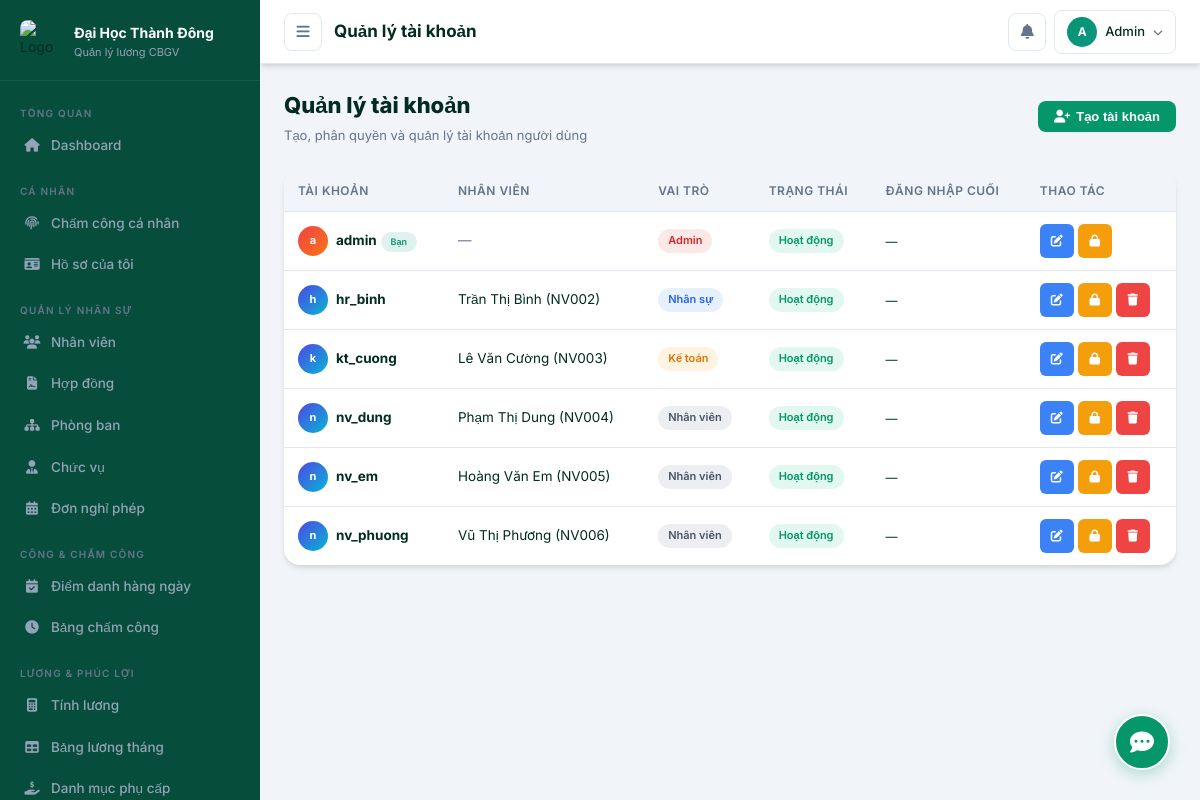
The page /admin/pages/accounts.php (signed in) on the database its author committed.
### tables this page shows
CREATE TABLE IF NOT EXISTS tai_khoan (
    id INT AUTO_INCREMENT PRIMARY KEY,
    ten_dang_nhap VARCHAR(50) NOT NULL UNIQUE,
    mat_khau VARCHAR(255) NOT NULL,
    id_nhan_vien INT DEFAULT NULL,
    vai_tro ENUM('admin','hr','ketoan','nhanvien') DEFAULT 'nhanvien',
    trang_thai TINYINT(1) DEFAULT 1,
    lan_dang_nhap_cuoi TIMESTAMP NULL,
    ngay_tao TIMESTAMP DEFAULT CURRENT_TIMESTAMP,
    FOREIGN KEY (id_nhan_vien) REFERENCES nhan_vien(id) ON DELETE SET NULL
);

CREATE TABLE IF NOT EXISTS nhan_vien (
    id INT AUTO_INCREMENT PRIMARY KEY,
    ma_nv VARCHAR(20) NOT NULL UNIQUE,
    ho_ten VARCHAR(100) NOT NULL,
    ngay_sinh DATE,
    gioi_tinh ENUM('Nam','Nữ','Khác') DEFAULT 'Nam',
    cccd VARCHAR(20),
    so_dien_thoai VARCHAR(15),
    email VARCHAR(100),
    dia_chi TEXT,
    id_phong_ban INT,
    id_chuc_vu INT,
    luong_co_ban DECIMAL(15,2) DEFAULT 0,
    ngay_vao_lam DATE,
    trang_thai ENUM('Đang làm','Nghỉ việc','Tạm nghỉ') DEFAULT 'Đang làm',
    hinh_anh VARCHAR(255) DEFAULT NULL,
    ngay_tao TIMESTAMP DEFAULT CURRENT_TIMESTAMP,
    FOREIGN KEY (id_phong_ban) REFERENCES phong_ban(id) ON DELETE SET NULL,
    FOREIGN KEY (id_chuc_vu) REFERENCES chuc_vu(id) ON DELETE SET NULL
);

### includes/functions.php (called while the page is built, shortened)
<?php
function clean($data) {
    return htmlspecialchars($data ?? '', ENT_QUOTES, 'UTF-8');
}
function formatDateTime($datetime) {
    if (!$datetime || $datetime == '0000-00-00 00:00:00') return '—';
    return date('d/m/Y H:i', strtotime($datetime));
}

### admin/pages/accounts.php (the view, shortened to what this page needs)
<?php
require_once __DIR__ . '/../../includes/functions.php';
$db = getDB();
$list = $db->query("SELECT tk.*, nv.ho_ten, nv.ma_nv FROM tai_khoan tk LEFT JOIN nhan_vien nv ON tk.id_nhan_vien=nv.id ORDER BY tk.id")->fetchAll();
$vaiTroLabels = ['admin'=>'Admin','hr'=>'Nhân sự','ketoan'=>'Kế toán','nhanvien'=>'Nhân viên'];
?>
<!DOCTYPE html>
<html lang="vi">
<head><meta charset="UTF-8"><meta name="viewport" content="width=device-width, initial-scale=1.0">
<link rel="stylesheet" href="../../assets/css/style.css">
<link rel="stylesheet" href="https://cdnjs.cloudflare.com/ajax/libs/font-awesome/6.5.0/css/all.min.css">
</head>
<body>
<div class="layout">
  <?php include '../includes/sidebar.php'; ?>
  <div class="main-content">
    <?php include '../includes/header.php'; ?>
    <div class="page-content">
      <div class="page-header">
        <div><h1>Quản lý tài khoản</h1><p>Tạo, phân quyền và quản lý tài khoản người dùng</p></div>
        <button class="btn btn-primary" onclick="openModal('modalTK')"><i class="fas fa-user-plus"></i> Tạo tài khoản</button>
      </div>
      <div class="card">
        <div class="table-responsive">
          <table class="table">
            <thead><tr><th>Tài khoản</th><th>Nhân viên</th><th>Vai trò</th><th>Trạng thái</th><th>Đăng nhập cuối</th><th>Thao tác</th></tr></thead>
            <tbody>
              <?php foreach ($list as $tk): ?>
              <tr>
                <td>
                  <div style="display:flex;align-items:center;gap:8px;">
                    <div class="avatar avatar-sm" style="background:<?= $tk['vai_tro']==='admin' ? 'linear-gradient(135deg,#ef4444,#f97316)' : 'linear-gradient(135deg,#4f46e5,#06b6d4)' ?>;"><?= mb_substr($tk['ten_dang_nhap'],0,1) ?></div>
                    <div>
                      <b><?= clean($tk['ten_dang_nhap']) ?></b>
                      <?php if ($tk['id'] == $_SESSION['user_id']): ?><span class="badge badge-primary" style="font-size:9px;">Bạn</span><?php endif; ?>
                    </div>
                  </div>
                </td>
                <td><?= $tk['ho_ten'] ? clean($tk['ho_ten']).' ('.clean($tk['ma_nv']).')' : '<span style="color:var(--gray);">—</span>' ?></td>
                <td>
                  <?php $vr = $tk['vai_tro'];
                  $clsMap = ['admin'=>'danger','hr'=>'info','ketoan'=>'warning','nhanvien'=>'secondary'];
                  ?>
                  <span class="badge badge-<?= $clsMap[$vr] ?? 'secondary' ?>"><?= $vaiTroLabels[$vr] ?? $vr ?></span>
                </td>
                <td>
                  <?= $tk['trang_thai'] ? '<span class="badge badge-success">Hoạt động</span>' : '<span class="badge badge-danger">Bị khóa</span>' ?>
                </td>
                <td style="font-size:12px;"><?= formatDateTime($tk['lan_dang_nhap_cuoi']) ?></td>
                <td>
                  <div style="display:flex;gap:4px;">
                    <button class="btn btn-sm btn-info btn-icon" data-tooltip="Sửa" onclick='openEditTK(<?= json_encode($tk,JSON_UNESCAPED_UNICODE) ?>)'><i class="fas fa-edit"></i></button>
                    <form method="POST" style="display:inline;">
                      <button type="submit" class="btn btn-sm btn-warning btn-icon" data-tooltip="<?= $tk['trang_thai'] ? 'Khóa' : 'Mở khóa' ?>"><i class="fas fa-<?= $tk['trang_thai'] ? 'lock' : 'unlock' ?>"></i></button>
                    </form>
                    <?php if ($tk['id'] != $_SESSION['user_id']): ?>
                    <button class="btn btn-sm btn-danger btn-icon" data-tooltip="Xóa" onclick="confirmDelTK(<?= $tk['id'] ?>,'<?= addslashes($tk['ten_dang_nhap']) ?>')"><i class="fas fa-trash"></i></button>
                    <?php endif; ?>
                  </div>
                </td>
              </tr>
              <?php endforeach; ?>
            </tbody>
          </table>
        </div>
      </div>
    </div>
  </div>
</div>
</body></html>

### assets/css/style.css (style rules this page uses)
:root { --primary: #059669; --primary-dark: #047857; --primary-light: #34d399; --secondary: #0d9488; --success: #10b981; --warning: #f59e0b; --danger: #ef4444; --info: #3b82f6; --dark: #022c22; --dark2: #064e3b; --dark3: #065f46; --gray: #64748b; --gray-light: #94a3b8; --border: #e2e8f0; --bg: #f1f5f9; --white: #ffffff; --sidebar-w: 260px; --header-h: 64px; --radius: 16px; --radius-sm: 10px; --shadow: 0 4px 6px -1px rgba(0, 0, 0, 0.1), 0 2px 4px -1px rgba(0, 0, 0, 0.06); --shadow-md: 0 10px 15px -3px rgba(0, 0, 0, 0.1), 0 4px 6px -2px rgba(0, 0, 0, 0.05); --shadow-lg: 0 20px 25px -5px rgba(0, 0, 0, 0.1), 0 10px 10px -5px rgba(0, 0, 0, 0.04); --transition: all .3s cubic-bezier(0.4, 0, 0.2, 1); }
*, *::before, *::after { box-sizing: border-box; margin: 0; padding: 0; }
html { scroll-behavior: smooth; }
body { font-family: 'Inter', sans-serif; background: var(--bg); color: var(--dark); font-size: 14px; line-height: 1.6; min-height: 100vh; }
.layout { display: flex; min-height: 100vh; }
.main-content { margin-left: var(--sidebar-w); flex: 1; display: flex; flex-direction: column; min-height: 100vh; transition: var(--transition); }
.page-content { padding: 24px; flex: 1; }
.page-header { display: flex; align-items: center; justify-content: space-between; margin-bottom: 24px; }
.page-header h1 { font-size: 22px; font-weight: 800; color: var(--dark); }
.page-header p { font-size: 13px; color: var(--gray); margin-top: 2px; }
.card { background: var(--white); border-radius: var(--radius); box-shadow: var(--shadow); overflow: hidden; }
.table-responsive { overflow-x: auto; }
.table { width: 100%; border-collapse: collapse; font-size: 13.5px; }
.table th { background: var(--bg); padding: 11px 14px; font-weight: 600; text-align: left; color: var(--gray); font-size: 12px; text-transform: uppercase; letter-spacing: .5px; border-bottom: 1px solid var(--border); white-space: nowrap; }
.table td { padding: 12px 14px; border-bottom: 1px solid var(--border); color: var(--dark); vertical-align: middle; }
.table tr:last-child td { border-bottom: none; }
.badge { display: inline-flex; align-items: center; gap: 4px; padding: 3px 10px; border-radius: 20px; font-size: 11px; font-weight: 600; }
.badge-success { background: rgba(16,185,129,.12); color: #059669; }
.badge-danger { background: rgba(239,68,68,.12); color: #dc2626; }
.badge-warning { background: rgba(245,158,11,.12); color: #d97706; }
.badge-info { background: rgba(59,130,246,.12); color: #2563eb; }
.badge-secondary { background: rgba(100,116,139,.12); color: #475569; }
.badge-primary { background: rgba(5,150,105,.12); color: #059669; }
.btn { display: inline-flex; align-items: center; gap: 6px; padding: 8px 16px; border-radius: 8px; font-size: 13px; font-weight: 600; cursor: pointer; border: none; transition: var(--transition); outline: none; white-space: nowrap; }
.btn-primary { background: var(--primary); color: #fff; }
.btn-danger { background: var(--danger); color: #fff; }
.btn-warning { background: var(--warning); color: #fff; }
.btn-info { background: var(--info); color: #fff; }
.btn-sm { padding: 5px 10px; font-size: 12px; border-radius: 6px; }
.btn-icon { padding: 7px; width: 34px; height: 34px; justify-content: center; }
.avatar { width: 38px; height: 38px; border-radius: 50%; background: linear-gradient(135deg, var(--primary), var(--secondary)); display: flex; align-items: center; justify-content: center; color: #fff; font-weight: 700; font-size: 14px; flex-shrink: 0; }
.avatar-sm { width: 30px; height: 30px; font-size: 11px; }
[data-tooltip] { position: relative; }
[data-tooltip]::after { content: attr(data-tooltip); position: absolute; bottom: calc(100% + 6px); left: 50%; transform: translateX(-50%); background: var(--dark); color: #fff; font-size: 11px; padding: 4px 8px; border-radius: 5px; white-space: nowrap; pointer-events: none; opacity: 0; transition: var(--transition); z-index: 999; }

### rows shown on the page
tai_khoan: ten_dang_nhap "a", ten_dang_nhap "admin", shows "Bạn", vai_tro "Admin", trang_thai "Hoạt động", lan_dang_nhap_cuoi "—"
tai_khoan: ten_dang_nhap "h", ten_dang_nhap "hr_binh", id_nhan_vien.ho_ten "Trần Thị Bình", id_nhan_vien.ma_nv "NV002", vai_tro "Nhân sự", trang_thai "Hoạt động", lan_dang_nhap_cuoi "—"
tai_khoan: ten_dang_nhap "k", ten_dang_nhap "kt_cuong", id_nhan_vien.ho_ten "Lê Văn Cường", id_nhan_vien.ma_nv "NV003", vai_tro "Kế toán", trang_thai "Hoạt động", lan_dang_nhap_cuoi "—"
tai_khoan: ten_dang_nhap "n", ten_dang_nhap "nv_dung", id_nhan_vien.ho_ten "Phạm Thị Dung", id_nhan_vien.ma_nv "NV004", vai_tro "Nhân viên", trang_thai "Hoạt động", lan_dang_nhap_cuoi "—"
tai_khoan: ten_dang_nhap "n", ten_dang_nhap "nv_em", id_nhan_vien.ho_ten "Hoàng Văn Em", id_nhan_vien.ma_nv "NV005", vai_tro "Nhân viên", trang_thai "Hoạt động", lan_dang_nhap_cuoi "—"
tai_khoan: ten_dang_nhap "n", ten_dang_nhap "nv_phuong", id_nhan_vien.ho_ten "Vũ Thị Phương", id_nhan_vien.ma_nv "NV006", vai_tro "Nhân viên", trang_thai "Hoạt động", lan_dang_nhap_cuoi "—"

### other values the page prints
$pageTitle "Quản lý tài khoản"
mb_substr($_SESSION['ho_ten'] ?? 'A', 0, 1) "A"
$_SESSION['ho_ten'] "Admin"
